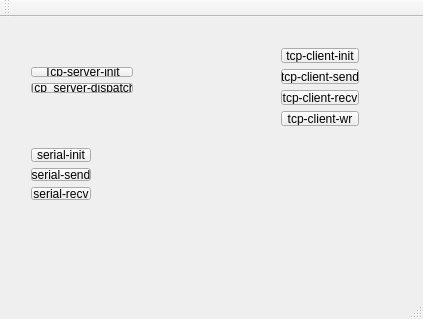
<?xml version="1.0" encoding="UTF-8"?>
<ui version="4.0">
 <class>MainWindow</class>
 <widget class="QMainWindow" name="MainWindow">
  <property name="geometry">
   <rect>
    <x>0</x>
    <y>0</y>
    <width>423</width>
    <height>319</height>
   </rect>
  </property>
  <property name="windowTitle">
   <string>MainWindow</string>
  </property>
  <widget class="QWidget" name="centralWidget">
   <widget class="QWidget" name="layoutWidget">
    <property name="geometry">
     <rect>
      <x>20</x>
      <y>39</y>
      <width>124</width>
      <height>48</height>
     </rect>
    </property>
    <layout class="QVBoxLayout" name="verticalLayout">
     <item>
      <widget class="QPushButton" name="pushButton">
       <property name="text">
        <string>Tcp-server-init</string>
       </property>
      </widget>
     </item>
     <item>
      <widget class="QPushButton" name="pushButton_2">
       <property name="text">
        <string>Tcp_server-dispatch</string>
       </property>
      </widget>
     </item>
    </layout>
   </widget>
   <widget class="QWidget" name="layoutWidget">
    <property name="geometry">
     <rect>
      <x>270</x>
      <y>20</y>
      <width>100</width>
      <height>100</height>
     </rect>
    </property>
    <layout class="QVBoxLayout" name="verticalLayout_2">
     <item>
      <widget class="QPushButton" name="pushButton_3">
       <property name="text">
        <string>tcp-client-init</string>
       </property>
      </widget>
     </item>
     <item>
      <widget class="QPushButton" name="pushButton_4">
       <property name="text">
        <string>tcp-client-send</string>
       </property>
      </widget>
     </item>
     <item>
      <widget class="QPushButton" name="pushButton_5">
       <property name="text">
        <string>tcp-client-recv</string>
       </property>
      </widget>
     </item>
     <item>
      <widget class="QPushButton" name="pushButton_6">
       <property name="text">
        <string>tcp-client-wr</string>
       </property>
      </widget>
     </item>
    </layout>
   </widget>
   <widget class="QWidget" name="">
    <property name="geometry">
     <rect>
      <x>20</x>
      <y>120</y>
      <width>82</width>
      <height>74</height>
     </rect>
    </property>
    <layout class="QVBoxLayout" name="verticalLayout_3">
     <item>
      <widget class="QPushButton" name="pushButton_7">
       <property name="text">
        <string>serial-init</string>
       </property>
      </widget>
     </item>
     <item>
      <widget class="QPushButton" name="pushButton_8">
       <property name="text">
        <string>serial-send</string>
       </property>
      </widget>
     </item>
     <item>
      <widget class="QPushButton" name="pushButton_9">
       <property name="text">
        <string>serial-recv</string>
       </property>
      </widget>
     </item>
    </layout>
   </widget>
  </widget>
  <widget class="QMenuBar" name="menuBar">
   <property name="geometry">
    <rect>
     <x>0</x>
     <y>0</y>
     <width>423</width>
     <height>22</height>
    </rect>
   </property>
  </widget>
  <widget class="QToolBar" name="mainToolBar">
   <attribute name="toolBarArea">
    <enum>TopToolBarArea</enum>
   </attribute>
   <attribute name="toolBarBreak">
    <bool>false</bool>
   </attribute>
  </widget>
  <widget class="QStatusBar" name="statusBar"/>
 </widget>
 <layoutdefault spacing="6" margin="11"/>
 <resources/>
 <connections/>
</ui>
